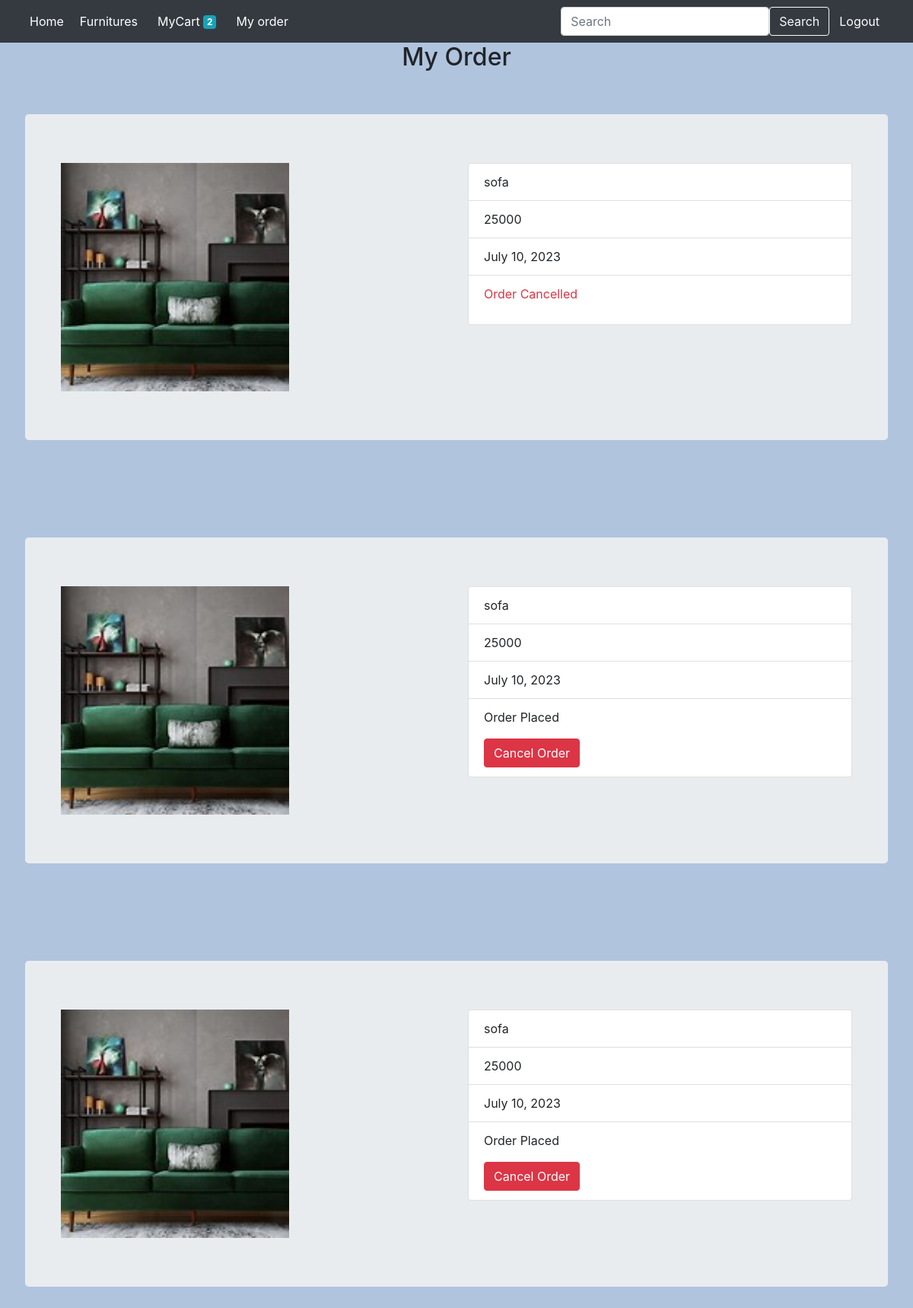
Page /cust/order (signed in) on the committed database.
### cutomer/models.py (models this page shows)
class Order(models.Model):
    product=models.ForeignKey(Product,on_delete=models.CASCADE)
    user=models.ForeignKey(User,on_delete=models.CASCADE)
    phone=models.IntegerField()
    address=models.CharField(max_length=500)
    options=(
        ("Order Placed","Order Placed"),
        ("Shipped","Shipped"),
        ("Out For Delivery","Out For Delivery"),
        ("Delivered","Delivered"),
        ("Cancel","Cancel")
    )
    status=models.CharField(max_length=100,choices=options,default="Order Placed")
    date=models.DateField(auto_now_add=True)

### store/models.py (models this page shows)
class Product(models.Model):
    name=models.CharField(max_length=100)
    price=models.IntegerField()
    image=models.ImageField(upload_to="product_images")
    description=models.CharField(max_length=500)
    category=models.CharField(max_length=100)

### cutomer/views.py (the view)
# urls.py: path('order',Myorder.as_view(),name="myorder"),
@method_decorator(signin_required,name="dispatch")
class Myorder(ListView):
    template_name="myorder.html"
    model=Order
    context_object_name="myorder"
    def get_queryset(self):
        myorder=Order.objects.filter(user=self.request.user)
        return {"order":myorder}

### cutomer/context_processor.py (called while the page is built)
def cart_count(request):
    if request.user.is_authenticated:
        cnt=Cart.objects.filter(user=request.user,status="cart").count()
        return{"count":cnt}
    else:
        return {"count":0}

### cutomer/views.py (called while the page is built)
def signin_required(fn):
    def inner(request,*args, **kwargs):
     if request.user.is_authenticated:
         return fn(request,*args,**kwargs)
     else:
         return redirect("log")
    return inner

### cutomer/templates/myorder.html (shortened to what this page needs)
{% extends "nav.html" %}
{% block nav %}
<h2 class="text-center">My Order</h2>
{% for i in myorder.order %}
<div class="p-5">
<div class="row jumbotron">
    <div class="col">
        <img height="300px" src="{{i.product.image.url}}" alt="">
    </div>
    <div class="col">
        <ul class="list-group">
            <li class="list-group-item">
                {{i.product.name}}
            </li>
            <li class="list-group-item">
                {{i.product.price}}
            </li>
            <li class="list-group-item">
                {{i.date}}
            </li>
            <li class="list-group-item">
                {% if i.status == 'Cancel' %}
                <p class="text-danger">Order Cancelled</p>
                {%else%}
                    {% if i.status == 'Delivered' %}
                    <p class="text-success">Order Delivered</p>
                    {%else%}
                        <p>{{i.status}}</p>
                        <a href="{% url 'cancelorder' i.id %}" class="btn btn-danger">Cancel Order</a>
                    {%endif%}
                {%endif%}
            </li>
        </ul>
    </div>
</div>
</div>
{% endfor %}
{% endblock nav %}

### cutomer/templates/nav.html (style rules this page uses)
body { background-color:lightsteelblue }

### rows in the picture
Order: product.image (picture), product.name "sofa", product.price "25000", date "July 10, 2023", status "Order Cancelled"
Order: product.image (picture), product.name "sofa", product.price "25000", date "July 10, 2023", status "Order Placed"
Order: product.image (picture), product.name "sofa", product.price "25000", date "July 10, 2023", status "Order Placed"

### other values in the picture
{{ count }} "2"
